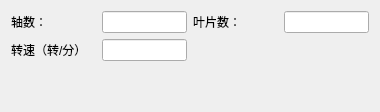
              <widget class="QWidget" name="tab_6">
               <attribute name="title">
                <string>目标声纹特征</string>
               </attribute>
               <layout class="QGridLayout" name="gridLayout_7" columnstretch="1,1,1,1">
                <item row="1" column="0">
                 <widget class="QLabel" name="label_22">
                  <property name="text">
                   <string>转速（转/分）</string>
                  </property>
                 </widget>
                </item>
                <item row="0" column="1">
                 <widget class="QLineEdit" name="lineEdit_15"/>
                </item>
                <item row="0" column="0">
                 <widget class="QLabel" name="label_21">
                  <property name="text">
                   <string>轴数：</string>
                  </property>
                 </widget>
                </item>
                <item row="0" column="3">
                 <widget class="QLineEdit" name="lineEdit_17"/>
                </item>
                <item row="1" column="1">
                 <widget class="QLineEdit" name="lineEdit_16"/>
                </item>
                <item row="0" column="2">
                 <widget class="QLabel" name="label_23">
                  <property name="text">
                   <string>叶片数：</string>
                  </property>
                 </widget>
                </item>
                <item row="2" column="1">
                 <spacer name="verticalSpacer_2">
                  <property name="orientation">
                   <enum>Qt::Vertical</enum>
                  </property>
                  <property name="sizeHint" stdset="0">
                   <size>
                    <width>20</width>
                    <height>40</height>
                   </size>
                  </property>
                 </spacer>
                </item>
               </layout>
              </widget>
